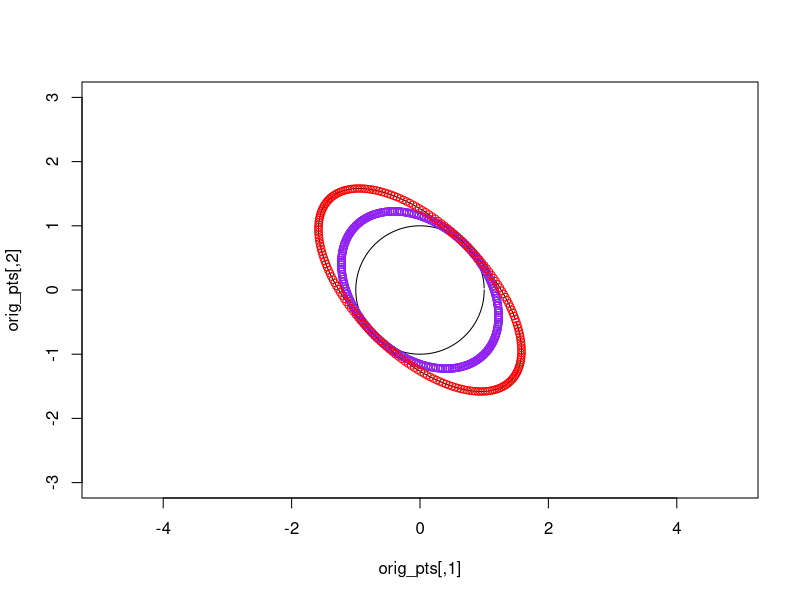

Recreate this plot in R.
# (2.109) page 53 of linear models book Rencher Schaalje
# function to compute the inverse square root of a matrix
# https://scicomp.stackexchange.com/questions/10375/efficient-computation-of-the-matrix-square-root-inverse
# good response by Borchers
fnMatSqrtInverse = function(mA) {
  ei = eigen(mA)
  d = ei$values
  d = (d+abs(d))/2
  d2 = 1/sqrt(d)
  d2[d == 0] = 0
  return(ei$vectors %*% diag(d2) %*% t(ei$vectors))
}

# rotation parameters
theta <- pi/4
maj.min <- c(1,2)

## A matrix: rot * lambda * rot2
R <- matrix(c(cos(theta), sin(theta), -sin(theta), cos(theta)),2,2)
A <-  R %*% diag(maj.min) %*% t(R)

## square root of A
C <- eigen(A)$vectors
D <- diag(eigen(A)$values)
all.equal(A,C%*%D%*%t(C))
A_half <- C%*%sqrt(D)%*%t(C)

## A^-1/2 matrix: lambda * rot2
A_neghalf <- diag(maj.min) %*% matrix(c(cos(theta), -sin(theta), sin(theta), cos(theta)),2,2)

all.equal(solve(fnMatSqrtInverse(A) %*% fnMatSqrtInverse(A)), A)

A_neghalf <- fnMatSqrtInverse(A)

n <- 100
orig_pts <- cbind(cos((pi/n)*(1:(2*n))),sin((pi/n)*(1:(2*n))))
aniso_pts <- matrix(NA, 2*n, 2)
for(i in 1:(2*n)) aniso_pts[i,] <-  t(A %*% orig_pts[i,])

plot(orig_pts, type="l", xlim = c(-3,3), ylim=c(-3,3), asp=1)
lines(aniso_pts, type="l", xlim = c(-3,3), ylim=c(-3,3), asp=1)

for (i in 1:(2*n)){points((A_neghalf %*% aniso_pts[i,])[1], (A_neghalf %*% aniso_pts[i,])[2], col = "blue")}
for (i in 1:(2*n)){points((A_neghalf %*% A %*% orig_pts[i,])[1], (A_neghalf %*% A %*% orig_pts[i,])[2], col = "purple")}
for (i in 1:(2*n)){points((A %*% orig_pts[i,])[1], (A %*% orig_pts[i,])[2], col = "red")}

# points to eval (compare distances)
for (i in 1:(n-1)) {
  for (j in (i+1):n) {
    pts_e <- c(i,j)
    
    # calculate orig distance
    sqrt((orig_pts[pts_e[1],1]-orig_pts[pts_e[2],1])^2 + (orig_pts[pts_e[1],2]-orig_pts[pts_e[2],2])^2)
    diff_o <- orig_pts[pts_e[1],] - orig_pts[pts_e[2],]
    sqrt(t(diff_o)%*%diff_o)
    c(dist(orig_pts[pts_e,]))
    
    # sqrt((aniso_pts[1,1]-aniso_pts[2,1])^2 + (aniso_pts[1,2]-aniso_pts[2,2])^2)
    sqrt(mahalanobis(aniso_pts[pts_e[1],], center = aniso_pts[pts_e[2],], cov = A%*%A))
    diff_a <- aniso_pts[pts_e[1],]-aniso_pts[pts_e[2],]
    sqrt(t(diff_a)%*%solve(t(A)%*%A)%*%diff_a)
    
    if(!all.equal(c(dist(orig_pts[pts_e,])),sqrt(mahalanobis(aniso_pts[pts_e[1],], center = aniso_pts[pts_e[2],], cov = A%*%A)))){
      stop("this is trouble; mahal != euclid after adjustment")
    }
    
  }
}
